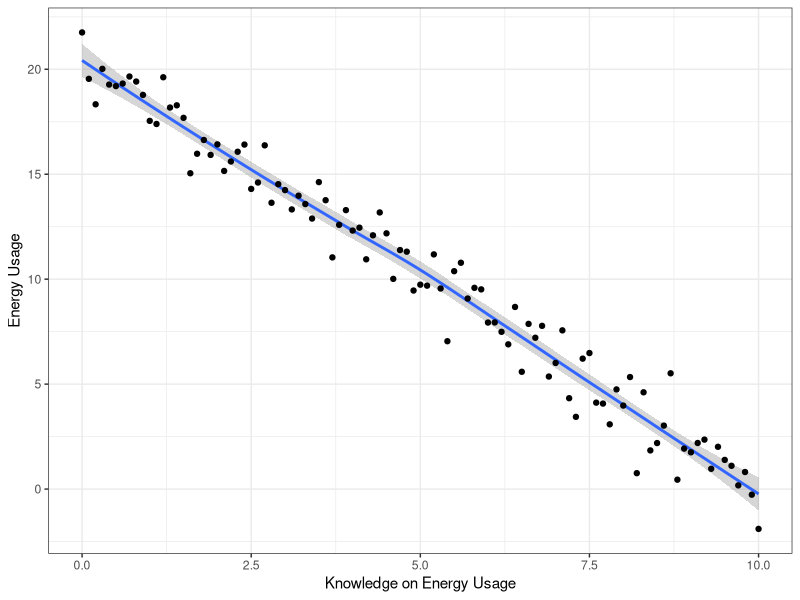
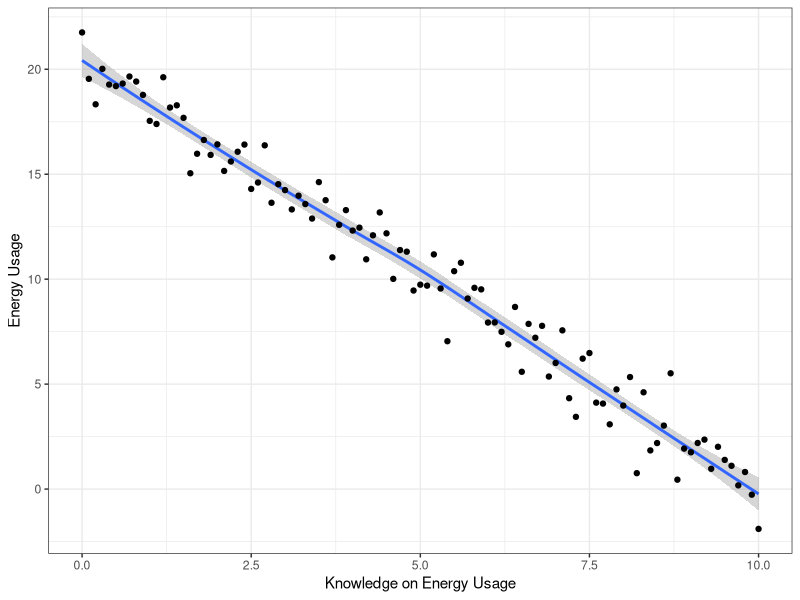

Recreate these plots in R, in order.
library(tidyverse)


xs <- seq(0, 10, by = 0.1)
ys <- seq(20, 0, by = -0.2 )
ys <- ys + rnorm(length(xs), mean = 0, sd = 1)
ds <- cbind(xs, ys)

ggplot(ds, aes(x = xs, y = ys)) + geom_smooth()+ 
geom_point()+
labs(x = "Knowledge on Energy Usage",
    y = "Energy Usage")+
    theme_bw()

ggsave("energy_use.png", width = 6, height = 4)
